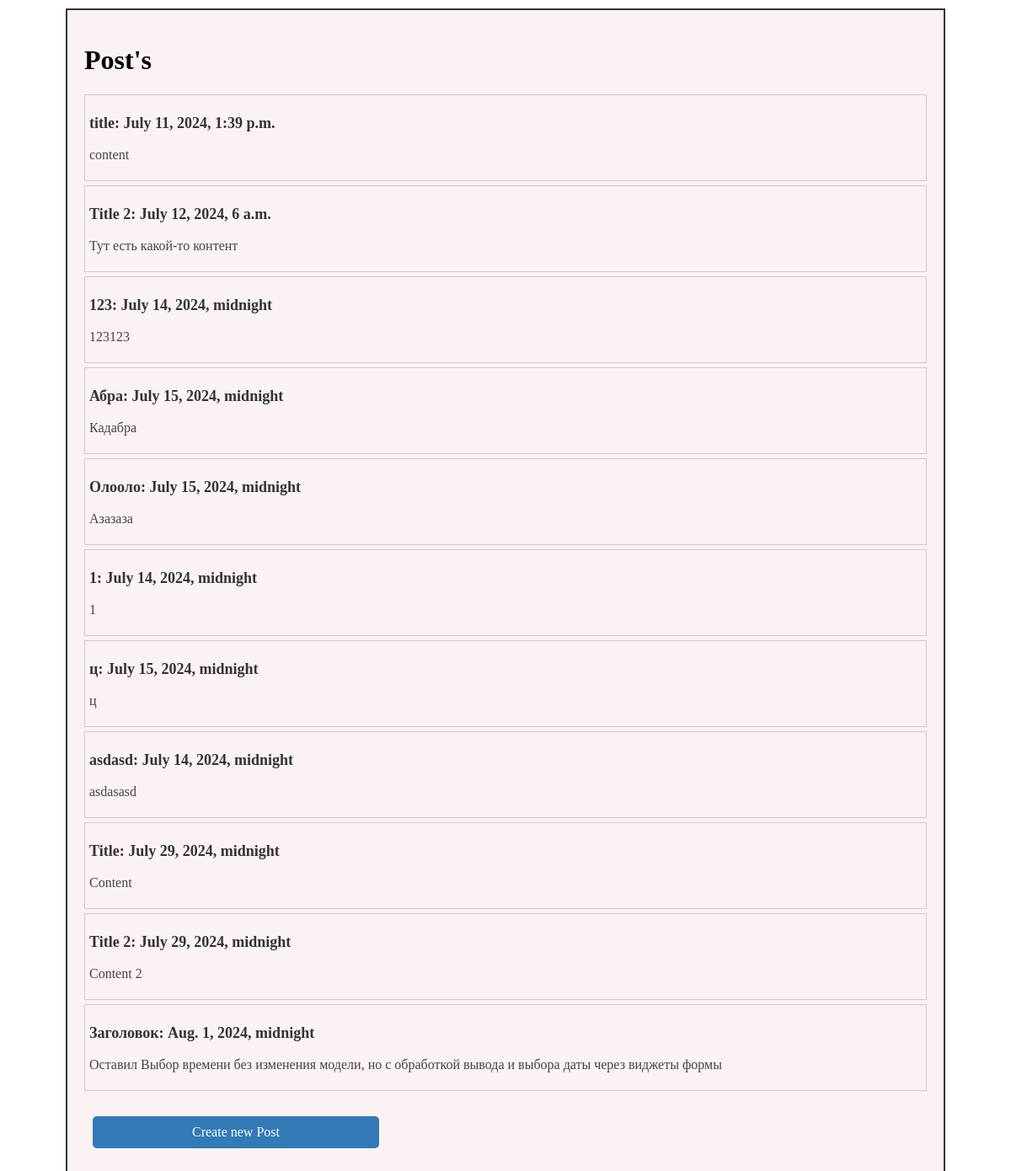
The page / on the database its author committed.
### blog/models.py (models this page shows, shortened)
class Post(models.Model):
    title = models.CharField(max_length=100)
    content = models.TextField(max_length=255)
    created_at = models.DateTimeField()

### blog/views.py (the view)
# urls.py: path('', views.post_list, name='post_list'),
def post_list(request):
    posts = Post.objects.all()
    return render(request, 'blog/post_list.html', {'posts': posts})

### blog/templates/blog/post_list.html (shortened to what this page needs)
<!DOCTYPE html>
<html lang="en">
<head>
    {% load static %}
    <link rel="stylesheet" type="text/css" href="{% static 'css/post.css' %}?v1.1">
</head>
<body>
    <div class="loader-container">
        <h1>Post's</h1>
        {% for post in posts %}
        <div class="post">
            <p class="post-title">{{ post.title }}: {{ post.created_at }}</p>
            <p class="post-content">{{ post.content }}</p>
        </div>
        {% endfor %}
        <a class="button" href="{% url 'post_list_create' %}">Create new Post</a>
    </div>
</body>
</html>

### static/css/post.css (style rules this page uses)
.post { border: 1px solid #ccc; padding: 5px; margin-top: 5px; }
.post-title { font-weight: bold; font-size: 18px; color: #333; }
.post-content { margin-top: 5px; color: #444; }
.loader-container { max-width: 1000px; margin: 0 auto; background-color: rgba(250, 242, 243, 255); border: 2px solid #333; padding: 20px; margin-top: 10px; }

### rows shown on the page
Post: title "title", created_at "July 11, 2024, 1:39 p.m.", content "content"
Post: title "Title 2", created_at "July 12, 2024, 6 a.m.", content "Тут есть какой-то контент"
Post: title "123", created_at "July 14, 2024, midnight", content "123123"
Post: title "Абра", created_at "July 15, 2024, midnight", content "Кадабра"
Post: title "Олооло", created_at "July 15, 2024, midnight", content "Азазаза"
Post: title "1", created_at "July 14, 2024, midnight", content "1"
Post: title "ц", created_at "July 15, 2024, midnight", content "ц"
Post: title "asdasd", created_at "July 14, 2024, midnight", content "asdasasd"
Post: title "Title", created_at "July 29, 2024, midnight", content "Content"
Post: title "Title 2", created_at "July 29, 2024, midnight", content "Content 2"
Post: title "Заголовок", created_at "Aug. 1, 2024, midnight", content "Оставил Выбор времени без изменения модели, но с обработкой вывода и выбора даты через виджеты формы"
